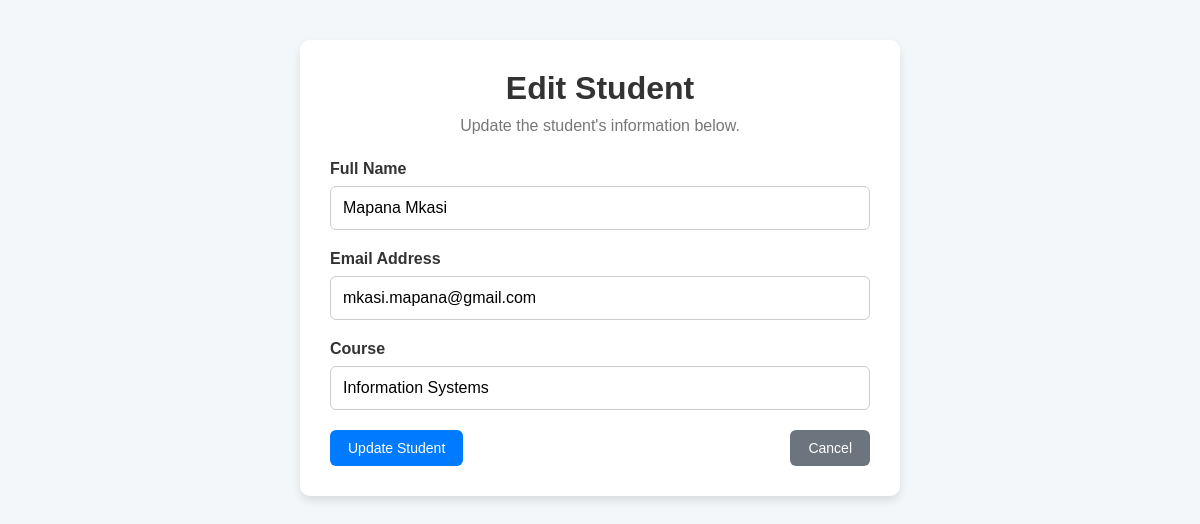
Screenshot of /edit/1 with the database file from the repository.
### tables this page shows
CREATE TABLE students(
            id INTEGER PRIMARY KEY AUTOINCREMENT,
            name TEXT NOT NULL,
            email TEXT NOT NULL,
            course TEXT NOT NULL
        );

### app.py (the view, shortened to what this page needs)
@app.route("/edit/<int:id>", methods=["GET", "POST"])
def edit(id):
    conn = get_db_connection()
    student = conn.execute(
        "SELECT * FROM students WHERE id=?",
        (id,)
    ).fetchone()
    if student is None:
        conn.close()
        flash("Student not found.", "error")
        return redirect("/")
    conn.close()
    return render_template("edit.html", student=student)

### app.py (called while the page is built)
def get_db_connection():
    conn = sqlite3.connect(DATABASE)
    conn.row_factory = sqlite3.Row
    return conn

### Templates/edit.html (shortened to what this page needs)
<!DOCTYPE html>
<html lang="en">
<head>
    <link rel="stylesheet" href="{{ url_for('static', filename='style.css') }}">
</head>
<body>
<div class="container">
    <div class="form-container">
        <h1>Edit Student</h1>
        <p>Update the student's information below.</p>
        <form action="/edit/{{ student[0] }}" method="POST">
            <div class="form-group">
                <label for="name">Full Name</label>
                <input
                    type="text"
                    id="name"
                    name="name"
                    value="{{ student[1] }}"
                    required>
            </div>
            <div class="form-group">
                <label for="email">Email Address</label>
                <input
                    type="email"
                    id="email"
                    name="email"
                    value="{{ student[2] }}"
                    required>
            </div>
            <div class="form-group">
                <label for="course">Course</label>
                <input
                    type="text"
                    id="course"
                    name="course"
                    value="{{ student[3] }}"
                    required>
            </div>
            <div class="button-group">
                <button type="submit" class="btn btn-save">
                    Update Student
                </button>
                <a href="/" class="btn btn-cancel">
                    Cancel
                </a>
            </div>
        </form>
    </div>
</div>
</body>
</html>

### static/style.css (style rules this page uses)
* { margin:0; padding:0; box-sizing:border-box; font-family:Arial, Helvetica, sans-serif; }
body { background:#f4f7fa; color:#333; }
.container { width:90%; max-width:1100px; margin:40px auto; }
.btn { display:inline-block; text-decoration:none; padding:10px 18px; border-radius:6px; color:#fff; font-size:14px; transition:0.3s; cursor:pointer; border:none; }
.btn-save { background:#007BFF; }
.btn-cancel { background:#6c757d; }
.form-container { background:#fff; padding:30px; border-radius:10px; box-shadow:0 5px 10px rgba(0,0,0,0.1); width:100%; max-width:600px; margin:auto; }
.form-container h1 { text-align:center; margin-bottom:10px; }
.form-container p { text-align:center; color:#777; margin-bottom:25px; }
.form-group { margin-bottom:20px; }
.form-group label { display:block; margin-bottom:8px; font-weight:bold; }
.form-group input { width:100%; padding:12px; border:1px solid #ccc; border-radius:6px; font-size:16px; }
.button-group { display:flex; justify-content:space-between; gap:10px; margin-top:20px; }

### rows the page displays
students: name "Mapana Mkasi", email "mkasi.mapana@gmail.com", course "Information Systems"
